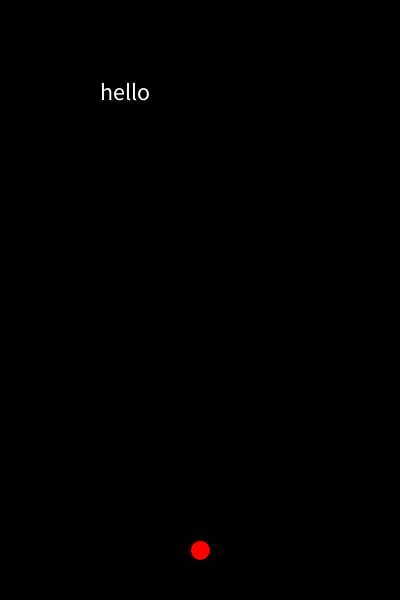
Frame 1 (no input)
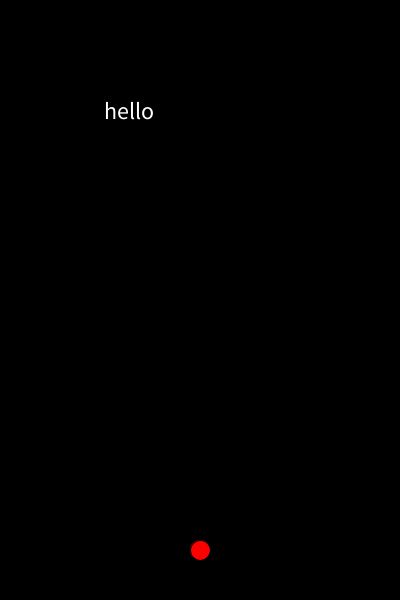
Frame 60 (the mouse pressed at the canvas centre just before this capture)
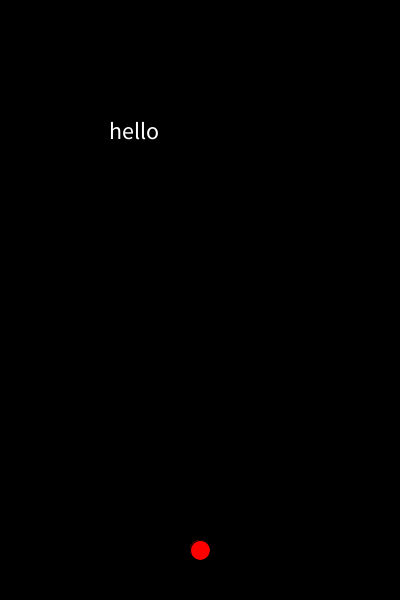
Frame 120 (the mouse held since frame 60 and released just before this capture)

The Processing sketch that drew these frames (run headless with seeded random() and noise(); from frame 60 on, the mouse is pressed at the canvas centre):

// Processing sketch: week06_9_game_shoot_string_compare_Q_A
// ── week06_9_game_shoot_string_compare_Q_A.pde
void setup(){
  size(400,600);
  textSize(24);
}
String Q="hello",A="";
float x=100,y=100;
void draw(){
  background(0);
  fill(#FFFFFF);text(Q,x,y);
  fill(#FF0000);text(A,x,y);
  ellipse(200,550,20,20);
  float dx=(200-x),dy=(550-y),d=sqrt(dx*dx+dy*dy)*3;
  x+=dx/d;
  y+=dy/d;
  if(keyPressed){
    stroke(255,0,0);
    line(200,550,x,y);
  }
}
void keyPressed(){
  int i=A.length();
  if(key==Q.charAt(i)){
    A+=key; 
  }
}
